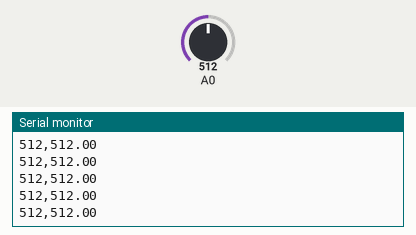
Recording of a sketch running on a simulated Arduino Uno, built with avr-gcc and run on an emulated ATmega328P. Shown: the last lines printed to the serial monitor. The test bench sets the inputs (shaded band); at power-on: A0 = 512.

Above: at 1.2 s.
1.3 s: A0 set to 716
At 2.3 s:
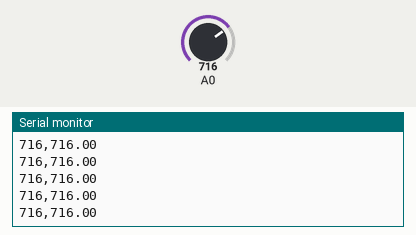
4.3 s: A0 set to 900
At 5.2 s:
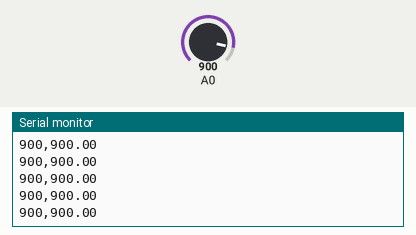
Timing chart, 0 to 7.3 s (numbered marks = the images above; inputs shaded):
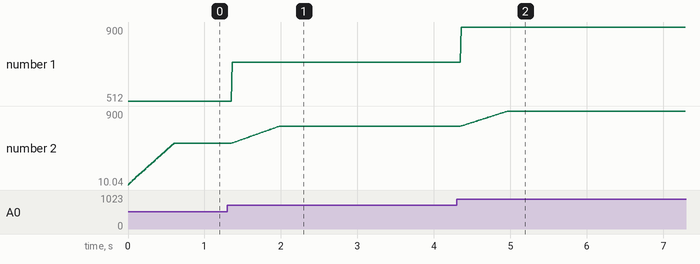

The sketch:

pressione-media.ino
```cpp
void setup() {
  Serial.begin(9600);
}

int const fsize = 50;
int fil[fsize];
int i = 0;
float avg = 0.0;

void loop() {
  int s = analogRead(A0);

  fil[i] = s;
  if (i < (fsize-1)) i++;
  else i = 0;

  for (int j = 0; j < fsize; j++) {
    avg += (float)fil[j];
  }
  avg = avg / (float)(fsize+1);

  Serial.print(s);Serial.print(",");Serial.println(avg);
  delay(10);
}
```

Measured:
- after the input at 1.3 s, the serial monitor: prints a new line after 0.06 s (image 1)
- after the input at 4.3 s, the serial monitor: prints a new line after 0.06 s (image 2)
- plotted number 1: 512 → 716 after the input at 1.3 s, 716 → 900 after the input at 4.3 s
- plotted number 2: 512 → 716 after the input at 1.3 s, 716 → 900 after the input at 4.3 s
